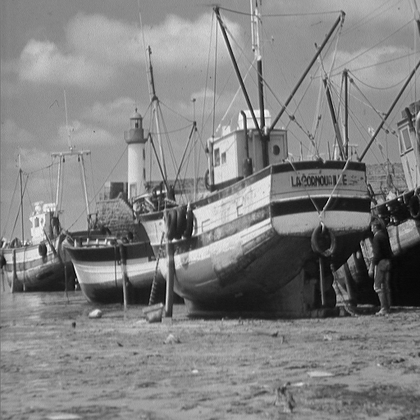
#> input picture patel4438-hw04/patel4438-hw04/boat.512.tiff, 420 x 420 px, shrunk from 512 x 512 before the run
$ python imageProcessing.py
#> lines starting #> are read from the running program, lines starting #| are printed output that depends on the picture
#Arpan Patel
import numpy as np
import matplotlib.pyplot as plt
import matplotlib.image as mpimg
from scipy import ndimage

def justprint(filename,name):
#> called with filename = 'boat.512.tiff', name = 'boat'
    plt.figure()
    img = mpimg.imread(filename)
#> img is the input picture: shape (420, 420); min 0, max 255, mean 129.7
    plt.imshow(img,cmap='Greys_r')
    plt.title(name)

def lowpass(filename,name):
    array = [.1,.1,.1,.1,.1,.1,.1,.1,.1,.1]
    plt.figure()
    img = mpimg.imread(filename)
    img2 = []
    for i in img:
        img2.append(np.convolve(i,array))
    plt.imshow(img2,cmap='Greys_r')
    plt.title(name + " Lowpass")

def highpass(filename,name):
    array = [1,-1]
    plt.figure()
    img = mpimg.imread(filename)
    img2 = []
    for i in img:
        img2.append(np.convolve(i,array))
    plt.imshow(img2,cmap='Greys_r')
    plt.title(name + " Highpass")

#array of .1s to convolve
#convolving each picture with lowpass
#each pics row is convolved with .1s array

filenames = ["boat.512.tiff","clock-5.1.12.tiff",
             "man-5.3.01.tiff","tank-7.1.07.tiff"]

names = ["boat","clock","man","tank"]

i=0
while(i<len(filenames)):
    justprint(filenames[i],names[i])
    i+=1
i=0
#> i = 0
while(i<len(filenames)):
    lowpass(filenames[i],names[i])
#> after the loop in lowpass, `for i in img:`: img2 = 420 items
    i+=1
#> i = 1
i=0
#> i = 0
while(i<len(filenames)):
    highpass(filenames[i],names[i])
#> after the loop in highpass, `for i in img:`: img2 = 420 items
    i+=1
#> i = 1


justprint("darinGrayNoise.jpg","darin")
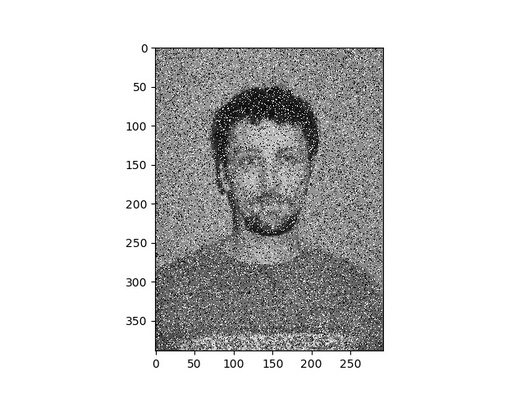
#> input picture patel4438-hw04/patel4438-hw04/darinGrayNoise.jpg, 525 x 394 px, shrunk from 640 x 480 before the run
#> in justprint, img is the input picture: shape (394, 525); min 0, max 255, mean 209.6
lowpass("darinGrayNoise.jpg","darin")

plt.figure()
img = mpimg.imread("darinGrayNoise.jpg")
outputImage = ndimage.median_filter(img, 5)
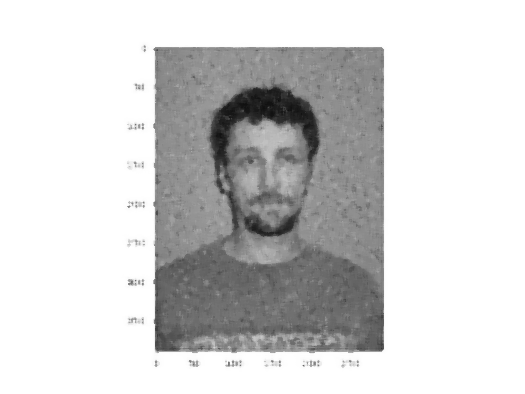
#> outputImage: shape (394, 525); min 15, max 255, mean 210.8
plt.imshow(outputImage,cmap='Greys_r')
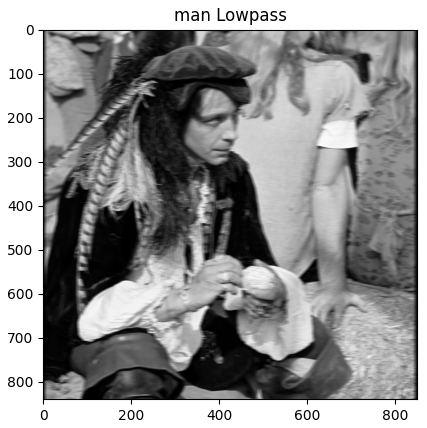
#> figure drawn by matplotlib, 1 panel
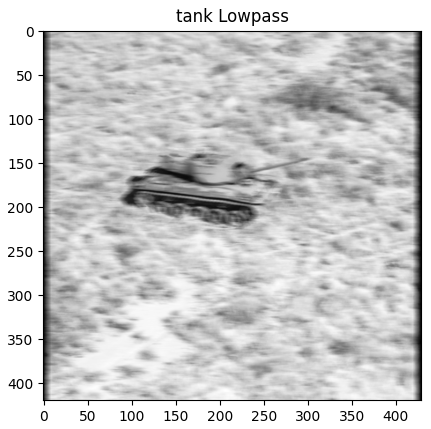
#> figure drawn by matplotlib, 1 panel
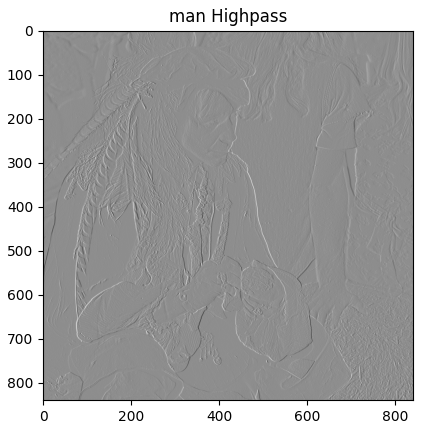
#> figure drawn by matplotlib, 1 panel
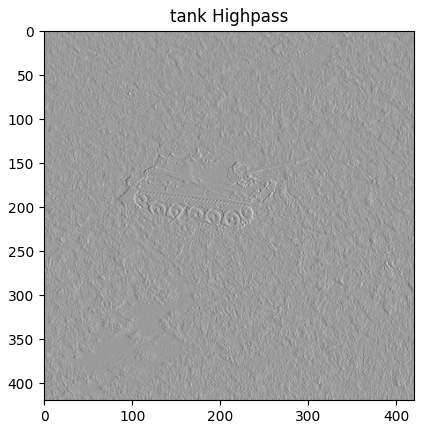
#> figure drawn by matplotlib, 1 panel
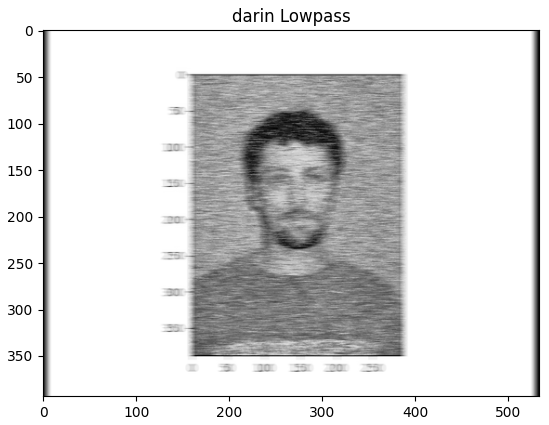
#> figure drawn by matplotlib, 1 panel
